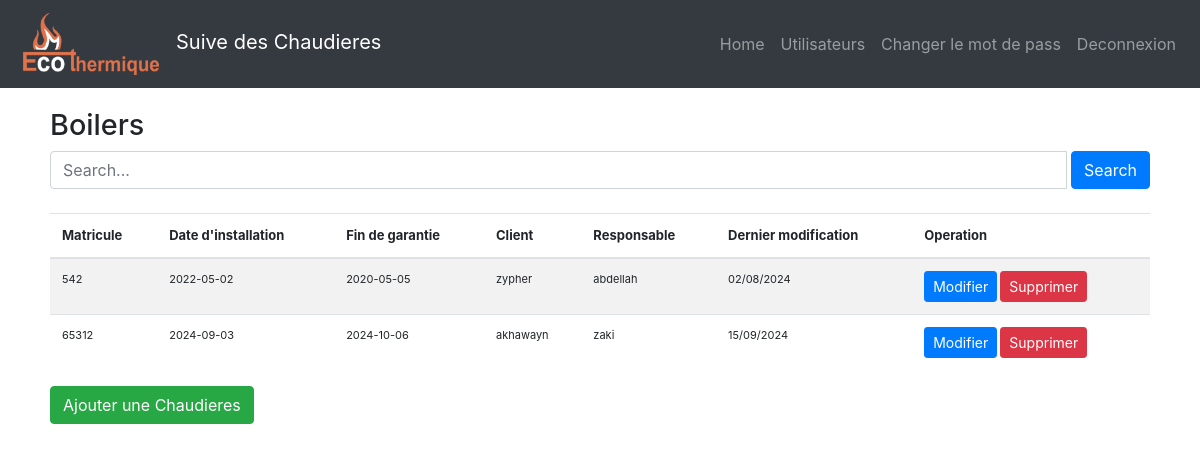
The page /dashboard (signed in) on the database its author committed.
### models.py (models this page shows)
class Boiler(db.Model):
    id = db.Column(db.Integer, primary_key=True)
    matricul = db.Column(db.String(100))
    installation_date = db.Column(db.String(100))
    warranty_end = db.Column(db.String(100))
    client_name = db.Column(db.String(100))
    responsible_person = db.Column(db.String(100))
    last_modified = db.Column(db.String(100))

### routes.py (the view)
@main_routes.route('/dashboard')
def dashboard():
    print(session)
    if 'user_id' not in session:
        return redirect(url_for('main.login'))
    search_query = request.args.get('search', '')
    if search_query:
        boilers = Boiler.query.filter(
            Boiler.matricul.ilike(f'%{search_query}%') |
            Boiler.client_name.ilike(f'%{search_query}%') |
            Boiler.responsible_person.ilike(f'%{search_query}%')
        ).all()
    else:
        boilers = Boiler.query.all()
    return render_template('dashboard.html', boilers=boilers)

### templates/dashboard.html
{% extends "base.html" %}
{% block content %}
<h1>Boilers</h1>
<form method="get" action="{{ url_for('main.dashboard') }}" class="mb-4">
    <div class="input-group">
        <input type="text" class="form-control" name="search" placeholder="Search..." value="{{ request.args.get('search', '') }}">
        <button class="btn btn-primary ml-1" type="submit">Search</button>
    </div>
</form>
<div class="table-responsive">
<table class="table table-striped">
    <thead>
        <tr style="font-size: 13px;">
            <th>Matricule</th>
            <th>Date d'installation</th>
            <th>Fin de garantie</th>
            <th>Client</th>
            <th>Responsable</th>
            <th>Dernier modification</th>
            {% if session.get('is_admin') %}
            <th>Operation</th>
            {% endif %}
        </tr>
    </thead>
    <tbody>
        {% for boiler in boilers %}
        <tr style="font-size: 11px;">
            <td>{{ boiler.matricul }}</td>
            <td>{{ boiler.installation_date }}</td>
            <td>{{ boiler.warranty_end }}</td>
            <td>{{ boiler.client_name }}</td>
            <td>{{ boiler.responsible_person }}</td>
            <td>{{ boiler.last_modified }}</td>
            {% if session.get('is_admin') %}
            <td>
                <a href="{{ url_for('main.edit_boiler', id=boiler.id) }}" class="btn btn-primary btn-sm">Modifier</a>
                <a href="{{ url_for('main.delete_boiler', id=boiler.id) }}" class="btn btn-danger btn-sm">Supprimer</a>
            </td>
            {% endif %}
        </tr>
        {% endfor %}
    </tbody>
</table>
</div>
{% if session.get('is_admin') %}
<a href="{{ url_for('main.add_boiler') }}" class="btn btn-success">Ajouter une Chaudieres</a>
{% endif %}
{% endblock %}

### static/css/styles.css (style rules this page uses)
body { font-size: 16px; }
h1 { font-size: 1.8em; }

### rows shown on the page
Boiler: matricul "542", installation_date "2022-05-02", warranty_end "2020-05-05", client_name "zypher", responsible_person "abdellah", last_modified "02/08/2024"
Boiler: matricul "65312", installation_date "2024-09-03", warranty_end "2024-10-06", client_name "akhawayn", responsible_person "zaki", last_modified "15/09/2024"
